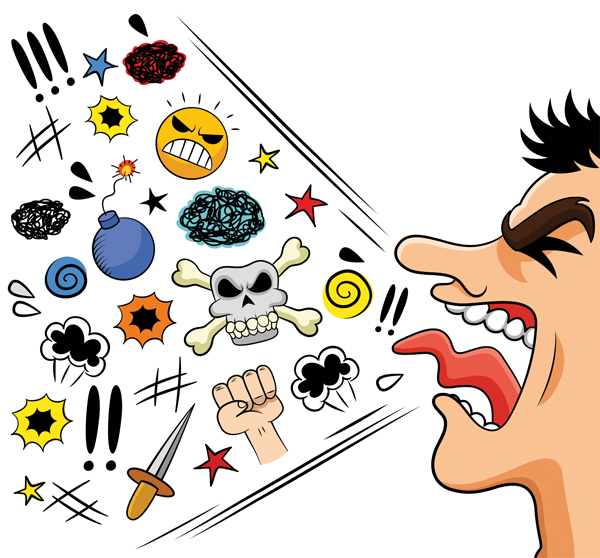
#> input picture hatespeech.png, 600 x 558 px
$ python -i extract_and_build_kdtree.py   (imports and definitions only)
#> lines starting #> are read from the running program, lines starting #| are printed output that depends on the picture
#> further down, picture is the input picture: shape (558, 600, 3); mean B, G, R 200.3, 210.1, 220.5
### Filename: extract_and_build_kdtree.py
import sys
import os
import glob
import cv2
import numpy as np
from skimage.feature import local_binary_pattern
from sklearn.neighbors import KDTree
import pickle
import pandas as pd

DATASET_PATH = r'C:\Users\aryas\Downloads\IMG_CLASSES'
SAVE_PATH = '.'
IMG_SIZE = (128, 128)

# Helper: Extract features from image
def extract_features(image):
    image = cv2.resize(image, IMG_SIZE)
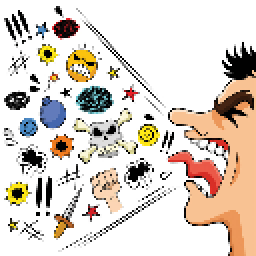
#> image: shape (128, 128, 3) (shown 2 times larger); mean of channels 0, 1, 2 200.2, 210, 220.4; drawn as B, G, R
    gray = cv2.cvtColor(image, cv2.COLOR_BGR2GRAY)
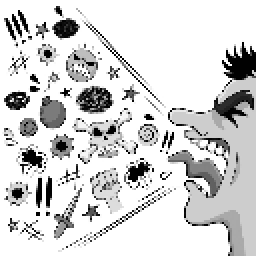
#> gray: shape (128, 128) (shown 2 times larger); min 0, max 255, mean 212

    hist = cv2.calcHist([image], [0, 1, 2], None, [8, 8, 8],
                        [0, 256, 0, 256, 0, 256])
    hist = cv2.normalize(hist, hist).flatten()
#> hist = 512 values, max 0.985 at index 511, min 0 at index 7, mean 0.00293

    lbp = local_binary_pattern(gray, 8, 1, method='uniform')
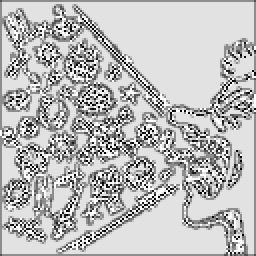
#> lbp: shape (128, 128) float64 (shown 2 times larger); min 0, max 9, mean 6.61; drawn with min black and max white
    lbp_hist, _ = np.histogram(lbp.ravel(), bins=np.arange(0, 10), range=(0, 9))
#> lbp_hist = [310, 586, 120, 1356, 271, 2298, 241, 1508, 9694]
    lbp_hist = lbp_hist.astype("float")
    lbp_hist /= (lbp_hist.sum() + 1e-7)
#> lbp_hist = [0.0189, 0.0358, 0.00732, 0.0828, 0.0165, 0.14, 0.0147, 0.092, 0.592]

    return np.hstack([hist, lbp_hist])

# [27 lines left out: function load_and_extract_features, not called in this run]

def build_kdtree(features_array):
    return KDTree(features_array)

# [16 lines left out: function main, not called in this run]

# [2 lines not run here, left out]

# [111 lines of commented-out code are left out]

>>> import cv2
>>> picture = cv2.imread('../../hatespeech.png')
>>> result = extract_features(picture)
#> result = 521 values, max 0.985 at index 511, min 0 at index 7, mean 0.0048
